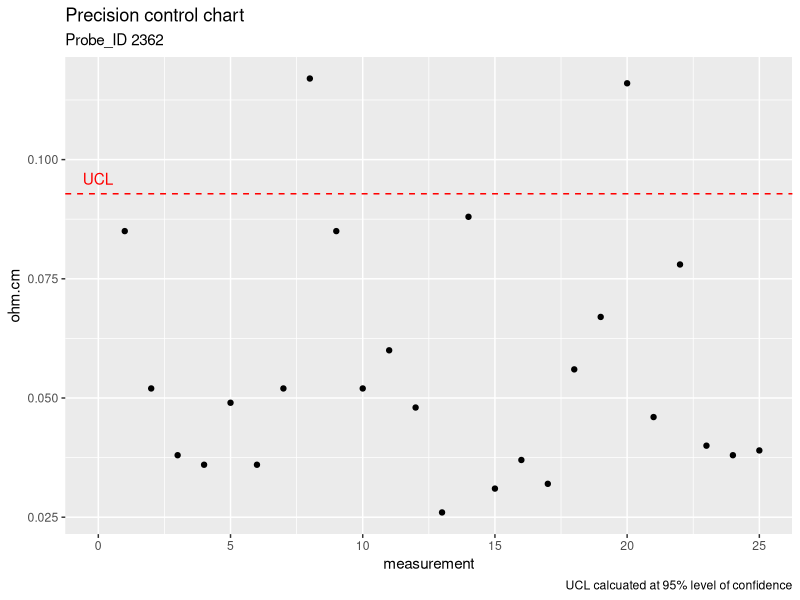
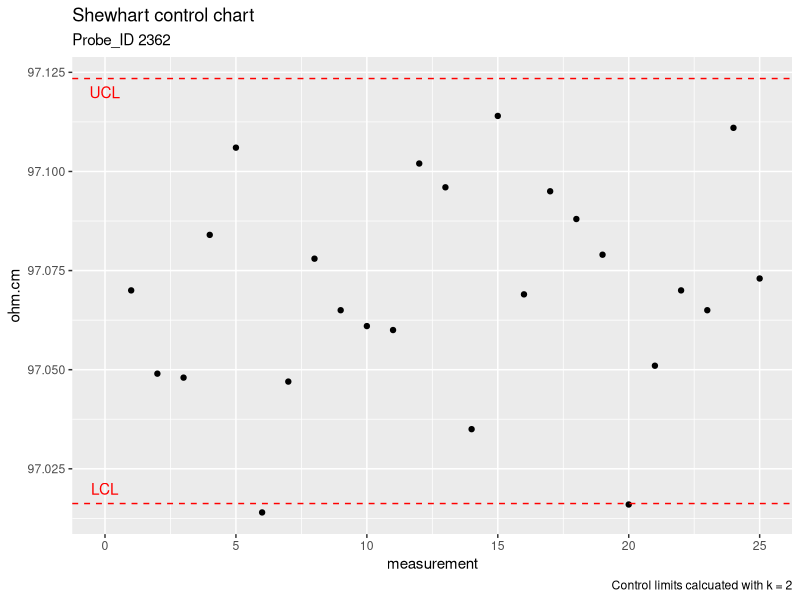
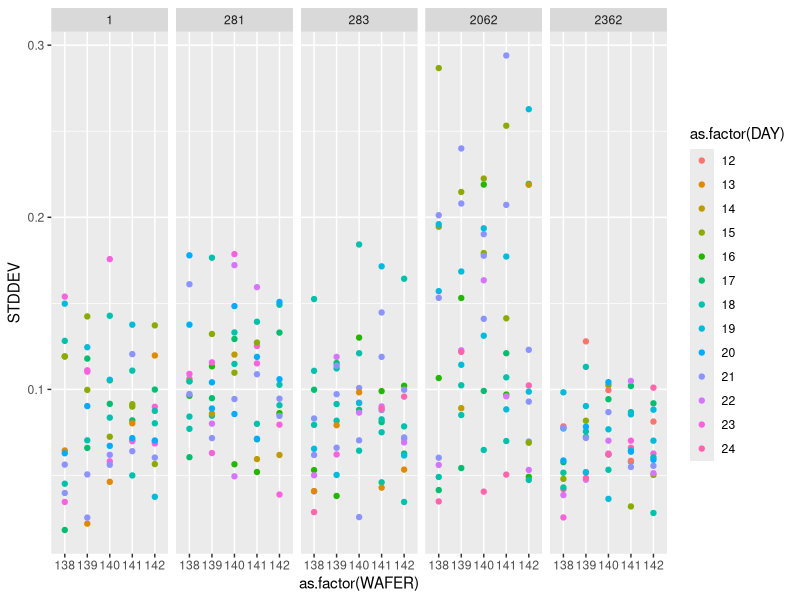
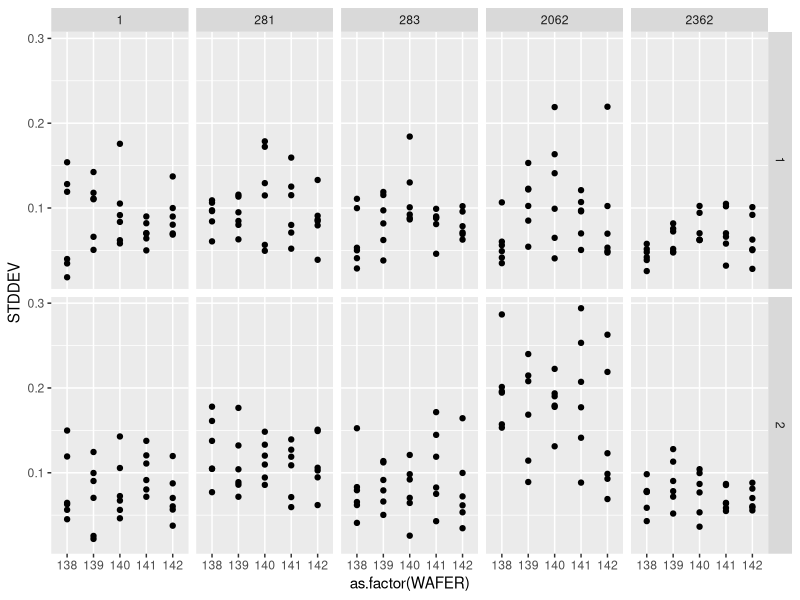
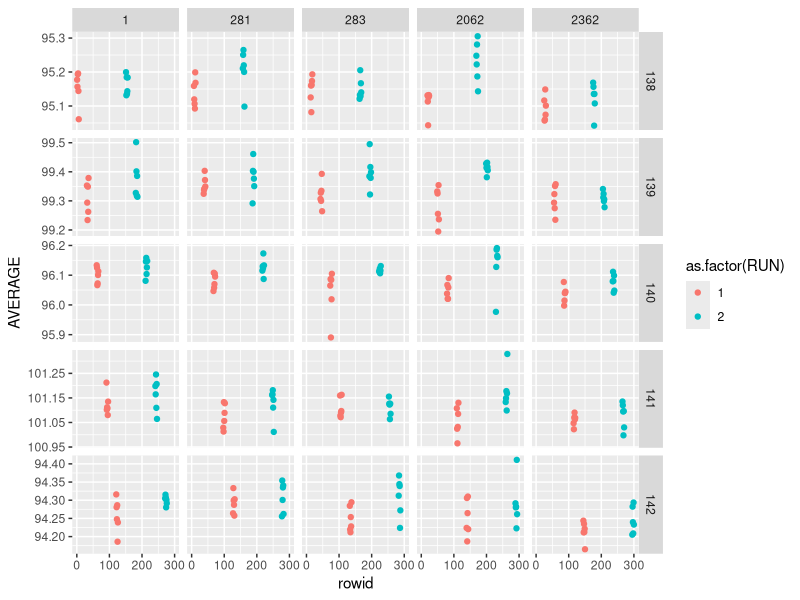
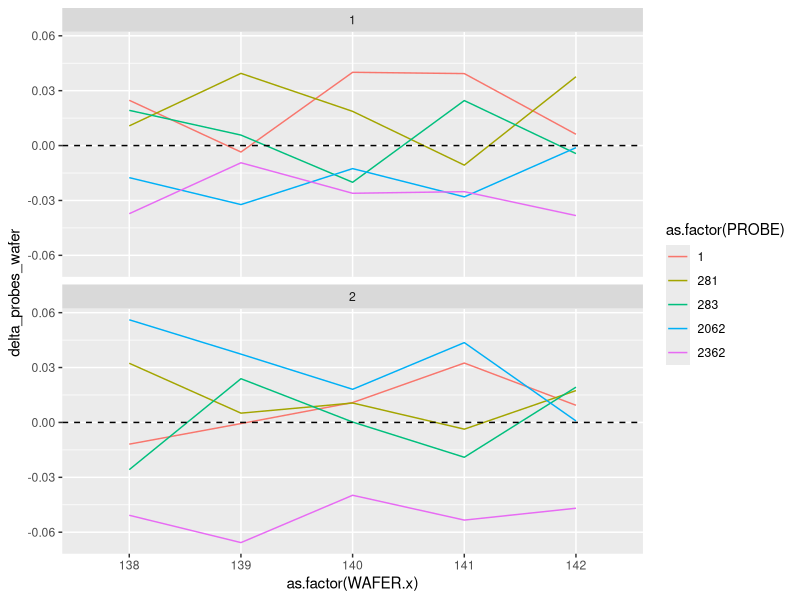

These charts were generated, in order, by the following R code:
## ---- chunk 1
library(magrittr)
library(tidyverse)
## ---- chunk 2
check_standard <- read_table2("NIST data/MPC62_clean.DAT", col_names = TRUE) %>%
  rowid_to_column()
check_standard
## ---- chunk 3
s1_chkstd <- check_standard %>%
  mutate(Stdev_sq = Stdev^2) %$% 
  mean(Stdev_sq) %>% 
  sqrt()

s1_chkstd
## ---- chunk 4
s2_chkstd <- check_standard %$%
  sd(Resistance)

s2_chkstd
## ---- chunk 5
UCL_precision_ckkstd <- s1_chkstd*sqrt(qf(0.95, 5, 125))
UCL_precision_ckkstd
## ---- chunk 6
ggplot(check_standard) +
  geom_point(aes(rowid, Stdev)) +
  geom_hline(aes(yintercept = UCL_precision_ckkstd), colour = "red", linetype = "dashed") +
  labs(title =  "Precision control chart", subtitle = "Probe_ID 2362", x = "measurement", y = "ohm.cm", caption = "UCL calcuated at 95% level of confidence") +
  annotate("text", x = 0, y = 0.096, label = "UCL", colour = "red")
## ---- chunk 7
ggplot(check_standard) +
  geom_point(aes(rowid, Resistance)) +
  geom_hline(aes(yintercept = (mean(Resistance) + 2*s2_chkstd)), colour = "red", linetype = "dashed") +
  geom_hline(aes(yintercept = (mean(Resistance) - 2*s2_chkstd)), colour = "red", linetype = "dashed") +
  labs(title =  "Shewhart control chart", subtitle = "Probe_ID 2362", x = "measurement", y = "ohm.cm", caption = "Control limits calcuated with k = 2") +
  annotate("text", x = 0, y = 97.12, label = "UCL", colour = "red") +
  annotate("text", x = 0, y = 97.02, label = "LCL", colour = "red")
## ---- chunk 8
gauge_study <- read_table2("NIST data/MPC61_clean.DAT", col_names = TRUE) %>%
  rowid_to_column()
gauge_study
## ---- chunk 9
ggplot(gauge_study) +
  geom_point(aes(as.factor(WAFER), STDDEV, colour = as.factor(DAY))) +
  facet_wrap(~ as.factor(PROBE), nrow = 1)
## ---- chunk 10
ggplot(gauge_study) +
  geom_point(aes(as.factor(WAFER), STDDEV)) +
  facet_grid(as.factor(RUN) ~ as.factor(PROBE))
  
## ---- chunk 11
ggplot(gauge_study) +
  geom_point(aes(rowid, AVERAGE, colour = as.factor(RUN))) +
  facet_grid(as.factor(WAFER) ~ as.factor(PROBE), scales = "free_y")
## ---- chunk 12
probe_means_run <- gauge_study %>%
  group_by(PROBE, WAFER, RUN) %>%
  summarise(n = n(), probe_mean = mean(AVERAGE)) %>%
  unite(join_id, WAFER, RUN, sep = "_", remove = FALSE) %>%
  ungroup()

probe_means_run

wafer_means_run <- gauge_study %>%
  group_by(WAFER, RUN) %>%
  summarise(n = n(), wafer_means = mean(AVERAGE)) %>%
  unite(join_id, WAFER, RUN, sep = "_", remove = FALSE) %>%
  ungroup()

wafer_means_run

delta_probes <- left_join(probe_means_run, wafer_means_run, by = "join_id") %>%
  mutate(delta_probes_wafer = probe_mean - wafer_means)

delta_probes
## ---- chunk 13
ggplot(delta_probes) +
  geom_line(aes(as.factor(WAFER.x), delta_probes_wafer, group = as.factor(PROBE), colour = as.factor(PROBE))) +
  geom_hline(aes(yintercept = 0), linetype = "dashed") +
  facet_wrap(~ as.factor(RUN.x), ncol = 1) 
## ---- chunk 14
probe_2362 <- gauge_study %>%
  filter(PROBE == 2362)

probe_2362
## ---- chunk 15
s1_2362_1 <- probe_2362 %>%
  filter(RUN == 1) %>%
  mutate(Stdev_sq = STDDEV^2) %$% 
  mean(Stdev_sq) %>% 
  sqrt()

s1_2362_1

s1_2362_2 <- probe_2362 %>%
  filter(RUN == 2) %>%
  mutate(Stdev_sq = STDDEV^2) %$% 
  mean(Stdev_sq) %>% 
  sqrt()

s1_2362_2

s1_2362 <- probe_2362 %>%
  mutate(Stdev_sq = STDDEV^2) %$% 
  mean(Stdev_sq) %>% 
  sqrt()

s1_2362

## ---- chunk 16
s2_2362 <- gauge_study %>%
  group_by(PROBE, WAFER, RUN) %>%
  filter(PROBE == 2362) %>%
  summarise(df = n()-1, probe_mean = mean(AVERAGE), probe_stdev = sd(AVERAGE), probe_stdev_sq = probe_stdev^2) %>%
  group_by(RUN) %>%
  summarise(s2_run = sqrt(mean(probe_stdev_sq)))

s2_2362

## ---- chunk 17
s2_2352_all <- s2_2362 %>%
  mutate(s2_run_sq = s2_run^2) %$%
  mean(s2_run_sq) %>%
  sqrt()

s2_2352_all
  
## ---- chunk 18
sd_2362_wafer <- gauge_study %>%
  group_by(PROBE, WAFER, RUN) %>%
  filter(PROBE == 2362) %>%
  summarise(probe_mean = mean(AVERAGE)) %>%
  mutate(
    run_number = case_when(
      RUN == 1 ~ "Run1",
      RUN == 2 ~ "Run2"
    )
  ) %>%
  select(PROBE, WAFER, probe_mean, run_number) %>% 
  group_by(WAFER) %>%
  summarise(sd_wafer = sd(probe_mean))


sd_2362_wafer

s3_2362 <- sd_2362_wafer %>%
  mutate(sd_wafer_sq = sd_wafer^2) %$%
  mean(sd_wafer_sq) %>%
  sqrt()
  
s3_2362
